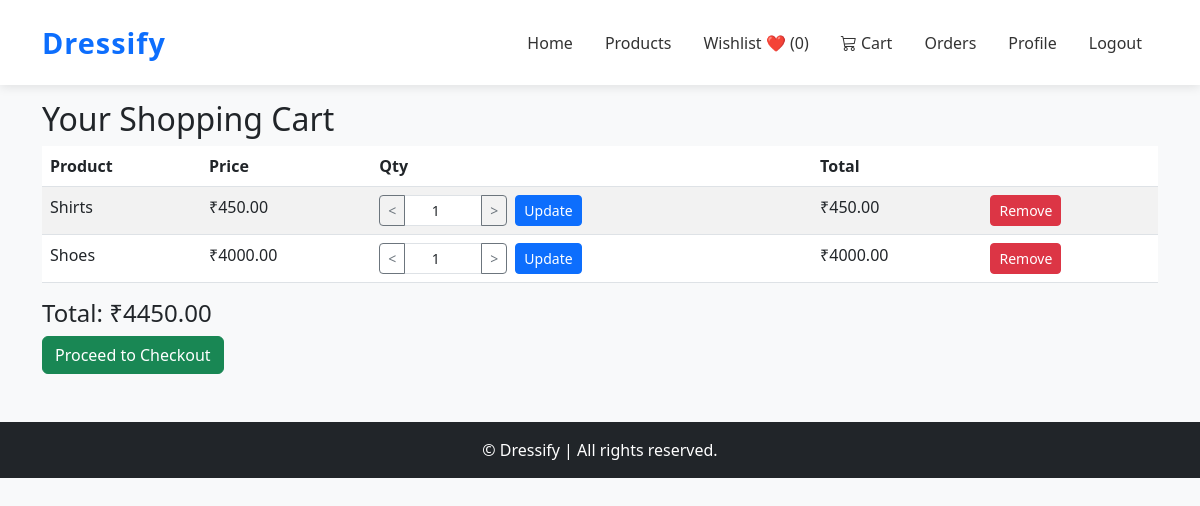
Before: /cart/ (signed in) with the older database file.
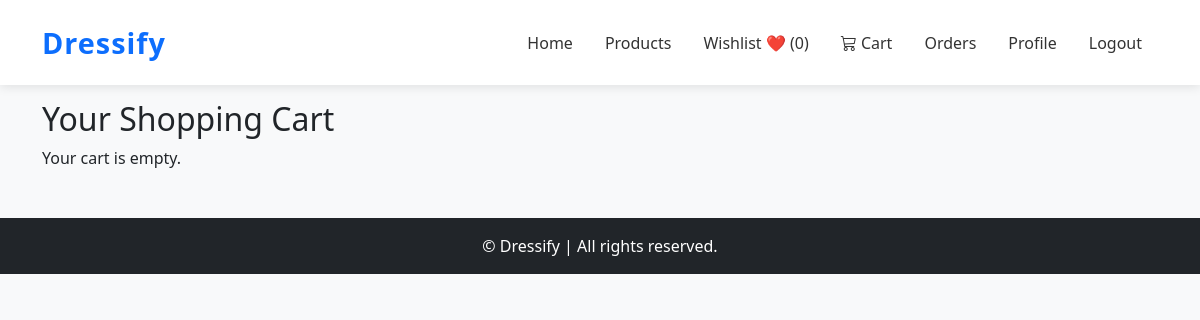
After: the same page with the newer database file.
### cart/models.py (models this page shows, shortened)
class CartItem(models.Model):
    cart = models.ForeignKey(Cart, on_delete=models.CASCADE, related_name="items")
    product = models.ForeignKey(Product, on_delete=models.CASCADE)
    quantity = models.PositiveIntegerField(default=1)
    class Meta:
        unique_together = ('cart', 'product')
    def get_total(self):
        price = self.product.discount_price or self.product.price
        return round(price * self.quantity, 2)

### products/models.py (models this page shows, shortened)
class Product(models.Model):
    category = models.ForeignKey(Category, on_delete=models.CASCADE, related_name='products')
    name = models.CharField(max_length=200)
    slug = models.SlugField(max_length=220, unique=True, blank=True)
    sku = models.CharField(max_length=50, unique=True, help_text="Stock Keeping Unit (Unique Product ID)")
    description = models.TextField()
    price = models.DecimalField(max_digits=10, decimal_places=2)
    discount_price = models.DecimalField(max_digits=10, decimal_places=2, blank=True, null=True)
    stock = models.PositiveIntegerField(default=0)
    available = models.BooleanField(default=True)
    brand = models.CharField(max_length=100, blank=True, null=True)
    image = models.ImageField(upload_to='product_images/', blank=True, null=True)
    tags = models.CharField(max_length=255, blank=True, help_text="Comma-separated tags for search")
    rating = models.DecimalField(max_digits=3, decimal_places=2, default=0.0)
    created_at = models.DateTimeField(auto_now_add=True)
    updated_at = models.DateTimeField(auto_now=True)
    class Meta:
        ordering = ['-created_at']
        indexes = [
            models.Index(fields=['id', 'slug']),
            models.Index(fields=['name']),
        ]

### cart/views.py (the view)
# urls.py: path('', views.CartView.as_view(), name='cart_view'),
class CartView(View):
    def get(self, request):
        cart = get_cart(request)
        items = cart.items.select_related('product')
        total = cart.get_total_price()
        return render(request, "cart/cart.html", {"cart": cart, "items": items, "total": total})

### cart/models.py (called while the page is built)
    def get_total_price(self):
        total = sum(item.get_total() for item in self.items.all())
        return round(total, 2)

### cart/views.py (called while the page is built)
def get_cart(request):
    if request.user.is_authenticated:
        cart, created = Cart.objects.get_or_create(user=request.user)
    else:
        if not request.session.session_key:
            request.session.create()
        request.session.save()  # ✅ force save so session_key is persistent
        cart, created = Cart.objects.get_or_create(session_key=request.session.session_key)
    return cart

### cart/templates/cart/cart.html (shortened to what this page needs)
{% extends "base.html" %}
{% block content %}
<div class="container my-4">
  <h2>Your Shopping Cart</h2>
  {% if items %}
  <table class="table table-striped">
    <thead>
      <tr>
        <th>Product</th>
        <th>Price</th>
        <th>Qty</th>
        <th>Total</th>
        <th></th>
      </tr>
    </thead>
    <tbody>
      {% for item in items %}
      <tr>
        <td>{{ item.product.name }}</td>
        <td>₹{{ item.product.discount_price|default:item.product.price }}</td>
        <td>
          <form action="{% url 'cart:update_cart_item' item.id %}" method="post" class="d-flex align-items-center gap-2">
            <div class="input-group input-group-sm" style="width: 8rem;">
              <button type="button" class="btn btn-outline-secondary btn-qty" data-action="decrease" aria-label="Decrease quantity">&lt;</button>
              <input type="number" name="quantity" value="{{ item.quantity }}" min="1" class="form-control text-center quantity-input">
              <button type="button" class="btn btn-outline-secondary btn-qty" data-action="increase" aria-label="Increase quantity">&gt;</button>
            </div>
            <button type="submit" class="btn btn-sm btn-primary">Update</button>
          </form>
        </td>
        <td>₹{{ item.get_total }}</td>
        <td>
          <form action="{% url 'cart:remove_cart_item' item.id %}" method="post">
            <button type="submit" class="btn btn-sm btn-danger">Remove</button>
          </form>
        </td>
      </tr>
      {% endfor %}
    </tbody>
  </table>
  <h4>Total: ₹{{ total }}</h4>
  <a href="{% url 'orders:create' %}" class="btn btn-success">Proceed to Checkout</a>
  {% else %}
  <p>Your cart is empty.</p>
  {% endif %}
</div>
{% endblock %}

Changed rows visible on the page:
removed CartItem: product.name "Shirts", product.discount_price "450.00", quantity "1", get_total "450.00"
removed CartItem: product.name "Shoes", product.discount_price "4000.00", quantity "1", get_total "4000.00"
Other visible differences:
{{ total }}: "4450.00" → (not shown)
text no longer shown: "Product Price Qty Total Total: ₹ Proceed to Checkout"
text now shown: "Your cart is empty."
